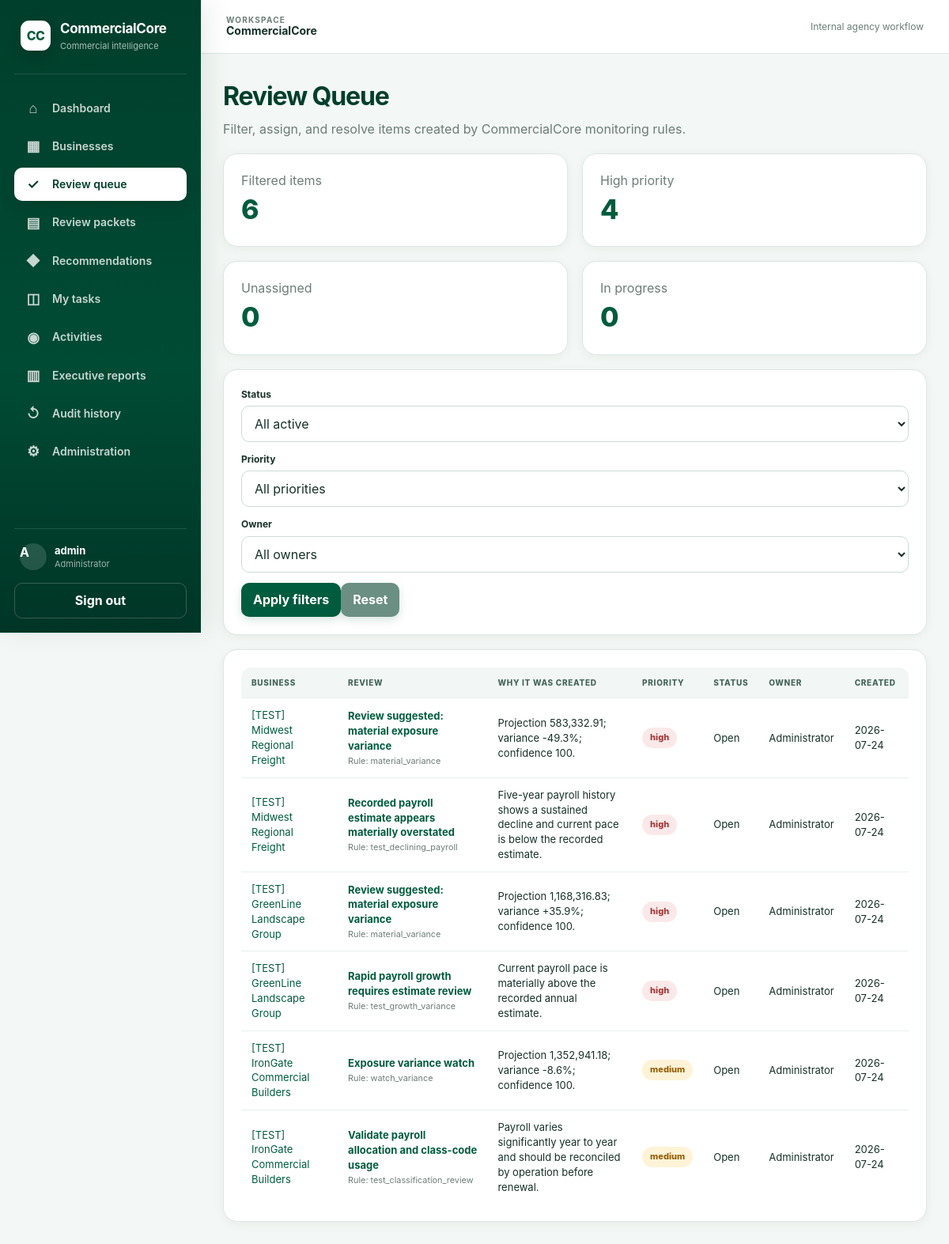
The app's page /reviews (signed in) with its own data.
### app/models.py (models this page shows)
class User(Base):
    __tablename__ = "users"
    id: Mapped[int] = mapped_column(Integer, primary_key=True)
    username: Mapped[str] = mapped_column(String(80), unique=True, index=True)
    full_name: Mapped[str] = mapped_column(String(160))
    password_hash: Mapped[str] = mapped_column(String(255))
    role: Mapped[str] = mapped_column(String(40), default="data_support")
    active: Mapped[bool] = mapped_column(Boolean, default=True)
    created_at: Mapped[datetime] = mapped_column(DateTime, default=now)

class ReviewItem(Base):
    __tablename__ = "review_items"
    id: Mapped[int] = mapped_column(Integer, primary_key=True)
    business_id: Mapped[int] = mapped_column(ForeignKey("businesses.id"), index=True)
    exposure_id: Mapped[int | None] = mapped_column(ForeignKey("exposures.id"), nullable=True, index=True)
    rule_code: Mapped[str] = mapped_column(String(80))
    priority: Mapped[str] = mapped_column(String(20))
    title: Mapped[str] = mapped_column(String(240))
    evidence: Mapped[str] = mapped_column(Text)
    status: Mapped[str] = mapped_column(String(30), default="open")
    assigned_to: Mapped[int | None] = mapped_column(ForeignKey("users.id"), nullable=True)
    disposition: Mapped[str | None] = mapped_column(String(120), nullable=True)
    closed_at: Mapped[datetime | None] = mapped_column(DateTime, nullable=True)
    created_at: Mapped[datetime] = mapped_column(DateTime, default=now)
    business = relationship("Business", back_populates="reviews")
    exposure = relationship("Exposure", back_populates="reviews")
    assignee = relationship("User")
    notes = relationship("AgencyNote", cascade="all, delete-orphan", back_populates="review")

class Business(Base):
    __tablename__ = "businesses"
    id: Mapped[int] = mapped_column(Integer, primary_key=True)
    legal_name: Mapped[str] = mapped_column(String(200), index=True)
    dba_name: Mapped[str | None] = mapped_column(String(200), nullable=True)
    industry: Mapped[str | None] = mapped_column(String(160), nullable=True)
    status: Mapped[str] = mapped_column(String(30), default="active")
    timezone: Mapped[str] = mapped_column(String(64), default="America/Chicago")
    renewal_month: Mapped[int | None] = mapped_column(Integer, nullable=True)
    producer_id: Mapped[int | None] = mapped_column(ForeignKey("users.id"), nullable=True)
    created_at: Mapped[datetime] = mapped_column(DateTime, default=now)
    updated_at: Mapped[datetime] = mapped_column(DateTime, default=now, onupdate=now)
    producer = relationship("User")
    contacts = relationship("Contact", cascade="all, delete-orphan", back_populates="business")
    locations = relationship("Location", cascade="all, delete-orphan", back_populates="business")
    policies = relationship("Policy", cascade="all, delete-orphan", back_populates="business")
    reviews = relationship("ReviewItem", cascade="all, delete-orphan", back_populates="business")
    account_notes = relationship("AccountNote", cascade="all, delete-orphan", back_populates="business")
    review_packets = relationship("ReviewPacket", cascade="all, delete-orphan", back_populates="business")
    tasks = relationship("Task", cascade="all, delete-orphan", back_populates="business")
    activities = relationship("Activity", cascade="all, delete-orphan", back_populates="business")
    documents = relationship("Document", cascade="all, delete-orphan", back_populates="business")
    recommendations = relationship("Recommendation", cascade="all, delete-orphan", back_populates="business")

### app/main.py (the view)
@app.get("/reviews", response_class=HTMLResponse)
def reviews(request: Request, status: str = "active", priority: str = "", owner: str = "", db: Session = Depends(get_db)):
    require_user(request, db)
    stmt = select(ReviewItem).options(selectinload(ReviewItem.business), selectinload(ReviewItem.assignee))
    if status == "active":
        stmt = stmt.where(ReviewItem.status != "closed")
    elif status in {"open", "in_progress", "closed"}:
        stmt = stmt.where(ReviewItem.status == status)
    if priority in {"high", "medium", "low"}:
        stmt = stmt.where(ReviewItem.priority == priority)
    if owner == "unassigned":
        stmt = stmt.where(ReviewItem.assigned_to.is_(None))
    elif owner.isdigit():
        stmt = stmt.where(ReviewItem.assigned_to == int(owner))
    rows = list(db.scalars(stmt.order_by(ReviewItem.status, ReviewItem.priority, ReviewItem.created_at.desc())))
    users = list(db.scalars(select(User).where(User.active.is_(True)).order_by(User.full_name)))
    summary = {
        "total": len(rows),
        "high": sum(1 for r in rows if r.priority == "high"),
        "unassigned": sum(1 for r in rows if r.assigned_to is None),
        "in_progress": sum(1 for r in rows if r.status == "in_progress"),
    }
    return render(request, "reviews.html", {"reviews": rows, "users": users, "filters": {"status": status, "priority": priority, "owner": owner}, "summary": summary}, db)

### app/templates/reviews.html (shortened to what this page needs)
{% extends "base.html" %}{% block content %}
<div class="page-heading"><div><h1>Review Queue</h1><p class="muted">Filter, assign, and resolve items created by CommercialCore monitoring rules.</p></div></div>
<div class="grid">
<div class="card span-3"><div class="muted">Filtered items</div><div class="metric">{{ summary.total }}</div></div>
<div class="card span-3"><div class="muted">High priority</div><div class="metric">{{ summary.high }}</div></div>
<div class="card span-3"><div class="muted">Unassigned</div><div class="metric">{{ summary.unassigned }}</div></div>
<div class="card span-3"><div class="muted">In progress</div><div class="metric">{{ summary.in_progress }}</div></div>
<div class="card span-12">
<form method="get" action="/reviews" class="filter-row">
<div class="field"><label>Status</label><select name="status"><option value="active" {% if filters.status=='active' %}selected{% endif %}>All active</option></select></div>
<div class="field"><label>Priority</label><select name="priority"><option value="">All priorities</option></select></div>
<div class="field"><label>Owner</label><select name="owner"><option value="">All owners</option></select></div>
<div class="filter-actions"><button>Apply filters</button><a class="button secondary" href="/reviews">Reset</a></div>
</form>
</div>
<div class="card span-12"><div class="table-scroll"><table><tr><th>Business</th><th>Review</th><th>Why it was created</th><th>Priority</th><th>Status</th><th>Owner</th><th>Created</th></tr>{% for r in reviews %}<tr><td><a href="/businesses/{{ r.business_id }}">{{ r.business.legal_name }}</a></td><td><a href="/reviews/{{ r.id }}"><strong>{{ r.title }}</strong></a><br><small class="muted">Rule: {{ r.rule_code }}</small></td><td class="evidence-cell">{{ r.evidence }}</td><td><span class="badge {{ r.priority }}">{{ r.priority }}</span></td><td>{{ r.status|replace('_',' ')|title }}</td><td>{{ r.assignee.full_name if r.assignee else "Unassigned" }}</td><td>{{ r.created_at.strftime('%Y-%m-%d') }}</td></tr>{% else %}<tr><td colspan="7">No review items match these filters.</td></tr>{% endfor %}</table></div></div>
</div>{% endblock %}

### app/templates/base.html (shortened to what this page needs)
<!doctype html>
<html lang="en">
<head>
<link rel="stylesheet" href="/static/app.css">
</head>
<body class="{% if user %}app-body{% else %}auth-body{% endif %}">
{% if user %}
<div class="app-shell">
  <aside class="sidebar" id="sidebar">
    <div class="sidebar-brand">
      <div class="brand-mark">CC</div>
      <div><strong>CommercialCore</strong><span>Commercial intelligence</span></div>
    </div>
    <nav class="side-nav" aria-label="Primary navigation">
      <a class="{% if request.url.path == '/dashboard' %}active{% endif %}" href="/dashboard"><span class="nav-icon">⌂</span><span>Dashboard</span></a>
      <a class="{% if request.url.path.startswith('/businesses') %}active{% endif %}" href="/businesses"><span class="nav-icon">▦</span><span>Businesses</span></a>
      <a class="{% if request.url.path.startswith('/reviews') %}active{% endif %}" href="/reviews"><span class="nav-icon">✓</span><span>Review queue</span></a>
      <a class="{% if request.url.path.startswith('/review-packets') %}active{% endif %}" href="/review-packets"><span class="nav-icon">▤</span><span>Review packets</span></a>
      <a class="{% if request.url.path.startswith('/recommendations') %}active{% endif %}" href="/recommendations"><span class="nav-icon">◆</span><span>Recommendations</span></a>
      <a class="{% if request.url.path.startswith('/tasks') %}active{% endif %}" href="/tasks"><span class="nav-icon">◫</span><span>My tasks</span></a>
      <a class="{% if request.url.path.startswith('/activities') %}active{% endif %}" href="/activities"><span class="nav-icon">◉</span><span>Activities</span></a>
      <a class="{% if request.url.path.startswith('/executive-reports') %}active{% endif %}" href="/executive-reports"><span class="nav-icon">▥</span><span>Executive reports</span></a>
      {% if user.role in ['administrator','producer','account_manager'] %}<a class="{% if request.url.path.startswith('/audit') %}active{% endif %}" href="/audit"><span class="nav-icon">↺</span><span>Audit history</span></a>{% endif %}
      {% if user.role == 'administrator' %}<a class="{% if request.url.path.startswith('/admin') %}active{% endif %}" href="/admin/users"><span class="nav-icon">⚙</span><span>Administration</span></a>{% endif %}
    </nav>
    <div class="sidebar-footer">
      <div class="user-panel"><span class="user-avatar">{{ user.username[:1]|upper }}</span><div><strong>{{ user.username }}</strong><span>{{ user.role|replace('_',' ')|title }}</span></div></div>
      <form method="post" action="/logout"><button class="ghost-button full-width">Sign out</button></form>
    </div>
  </aside>
  <div class="app-main">
    <header class="app-topbar">
      <div class="topbar-context"><span class="context-label">Workspace</span><strong>{% block page_context %}CommercialCore{% endblock %}</strong></div>
      <div class="topbar-meta">Internal agency workflow</div>
    </header>
    <main class="content-wrap">
{% else %}
<main>
{% endif %}
{% block content %}{% endblock %}
{% if user %}
    </main>
  </div>
</div>
{% else %}
</main>
{% endif %}
</body></html>

### records on screen
User: username "A", username "admin", role "Administrator"
ReviewItem: business.legal_name "[TEST] Midwest Regional Freight", title "Review suggested: material exposure variance", rule_code "material_variance", evidence "Projection 583,332.91; variance -49.3%; confidence 100.", priority "high", status "Open", assignee "Administrator", created_at "2026-07-24"
ReviewItem: business.legal_name "[TEST] Midwest Regional Freight", title "Recorded payroll estimate appears materially overstated", rule_code "test_declining_payroll", evidence "Five-year payroll history shows a sustained decline and current pace is below the recorded estimate.", priority "high", status "Open", assignee "Administrator", created_at "2026-07-24"
ReviewItem: business.legal_name "[TEST] GreenLine Landscape Group", title "Review suggested: material exposure variance", rule_code "material_variance", evidence "Projection 1,168,316.83; variance +35.9%; confidence 100.", priority "high", status "Open", assignee "Administrator", created_at "2026-07-24"
ReviewItem: business.legal_name "[TEST] GreenLine Landscape Group", title "Rapid payroll growth requires estimate review", rule_code "test_growth_variance", evidence "Current payroll pace is materially above the recorded annual estimate.", priority "high", status "Open", assignee "Administrator", created_at "2026-07-24"
ReviewItem: business.legal_name "[TEST] IronGate Commercial Builders", title "Exposure variance watch", rule_code "watch_variance", evidence "Projection 1,352,941.18; variance -8.6%; confidence 100.", priority "medium", status "Open", assignee "Administrator", created_at "2026-07-24"
ReviewItem: business.legal_name "[TEST] IronGate Commercial Builders", title "Validate payroll allocation and class-code usage", rule_code "test_classification_review", evidence "Payroll varies significantly year to year and should be reconciled by operation before renewal.", priority "medium", status "Open", assignee "Administrator", created_at "2026-07-24"

### other values on screen
{{ summary.total }} "6"
{{ summary.high }} "4"
{{ summary.unassigned }} "0"
{{ summary.in_progress }} "0"
